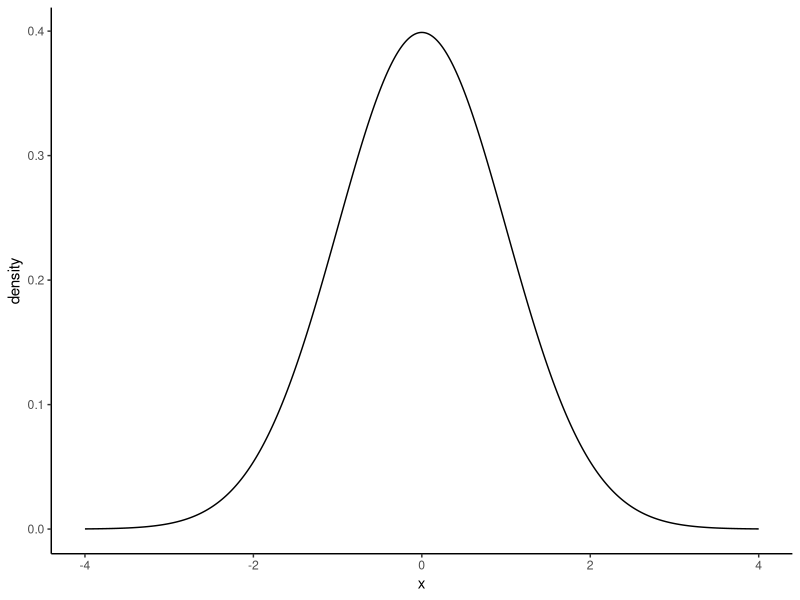
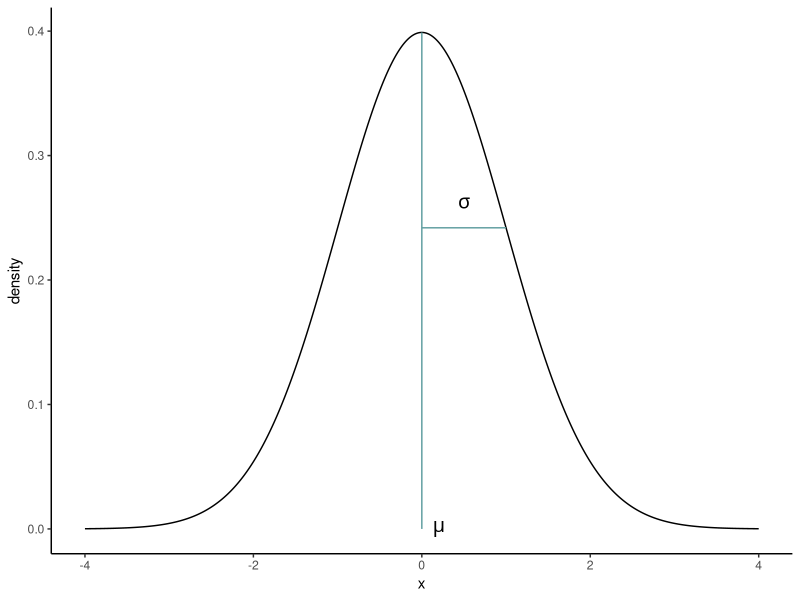
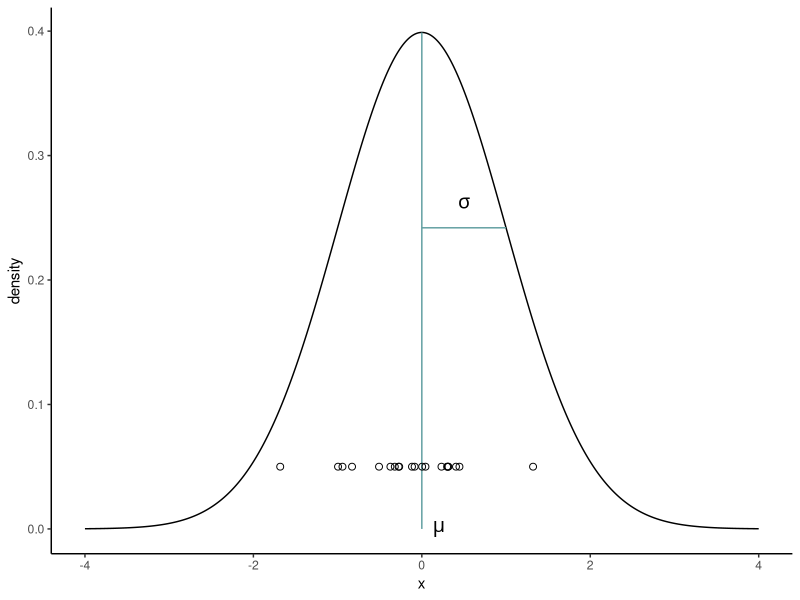
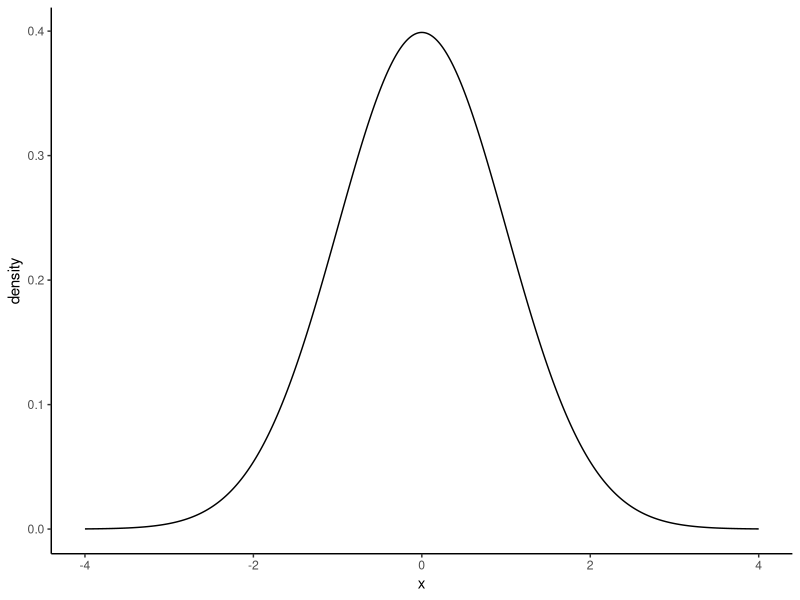
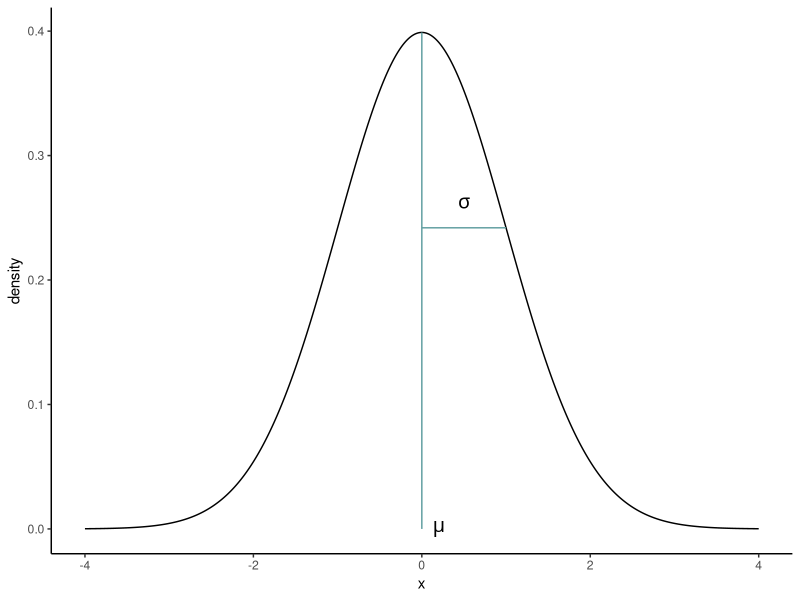
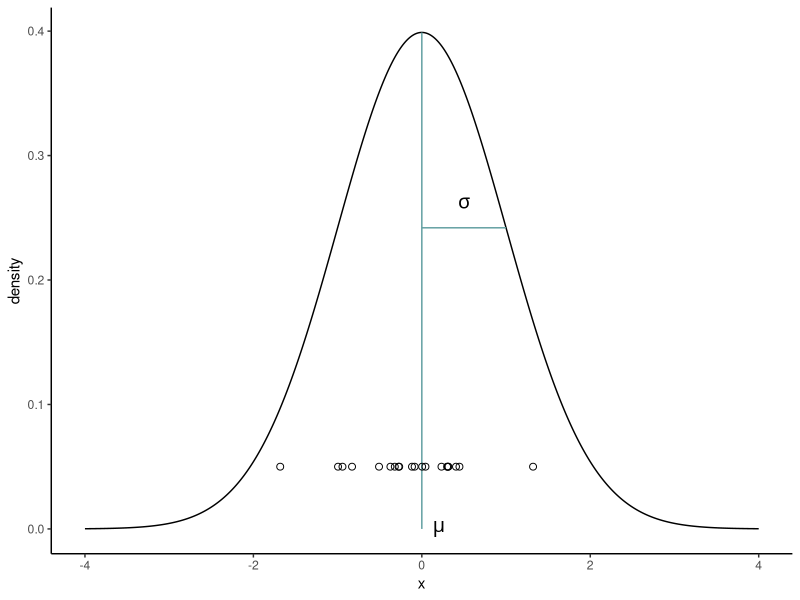

Source code (R) for these figures, in order:
# H2 Data Science
# UG308490
# L07 - normal 


library(tidyverse); theme_set(theme_classic())



# normal ------------------------------------------------------------------

norm_df <- tibble(x=seq(-4, 4, by=0.01)) |>
  mutate(density=dnorm(x))
ggplot(norm_df, aes(x, density)) + 
  geom_line()
ggsave("figs/L07_norm_examp.png", width=5, height=3)


arrows <- list(mn=tibble(x0=0, x1=0, y0=0, y1=dnorm(0), label="mu"),
               sd=tibble(x0=0, x1=1, y0=dnorm(1), y1=dnorm(1), label="sigma"))
ggplot(norm_df) + 
  geom_line(aes(x, density)) + 
  geom_segment(data=arrows[[1]], aes(x=x0, xend=x1, y=y0, yend=y1),
               colour="cadetblue") +
  geom_segment(data=arrows[[2]], aes(x=x0, xend=x1, y=y0, yend=y1), 
               colour="cadetblue") +
  geom_text(data=arrows[[1]], aes(x=x0, y=y0, label=label),
            nudge_x=0.2, parse=TRUE, size=5) +
  geom_text(data=arrows[[2]], aes(x=(x0+x1)/2, y=y0, label=label),
            nudge_y=0.02, parse=TRUE, size=5)
ggsave("figs/L07_norm_examp2.png", width=4, height=2.5)



norm_obs <- tibble(x=rnorm(20), density=0.05)
ggplot(norm_df) + 
  geom_line(aes(x, density)) + 
  geom_segment(data=arrows[[1]], aes(x=x0, xend=x1, y=y0, yend=y1),
               colour="cadetblue") +
  geom_segment(data=arrows[[2]], aes(x=x0, xend=x1, y=y0, yend=y1), 
               colour="cadetblue") +
  geom_text(data=arrows[[1]], aes(x=x0, y=y0, label=label),
            nudge_x=0.2, parse=TRUE, size=5) +
  geom_text(data=arrows[[2]], aes(x=(x0+x1)/2, y=y0, label=label),
            nudge_y=0.02, parse=TRUE, size=5) + 
  geom_point(data=norm_obs, aes(x, density), shape=1, size=2)
ggsave("figs/L07_norm_examp3.png", width=4, height=2.5)
